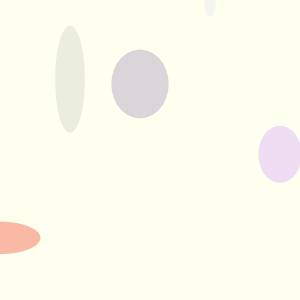
Frame 1 (no input)
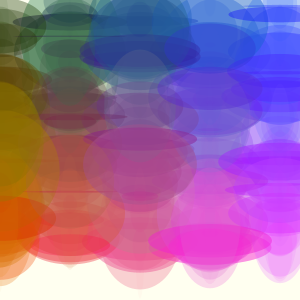
Frame 60 (the mouse pressed at the canvas centre just before this capture)
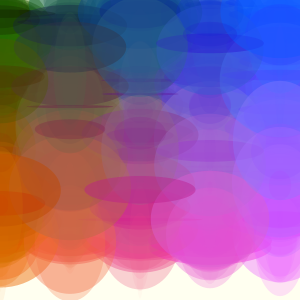
Frame 120 (the mouse held since frame 60 and released just before this capture)

The Processing sketch that drew these frames (run headless with seeded random() and noise(); from frame 60 on, the mouse is pressed at the canvas centre):

// Processing sketch: processing_98979
// ── processing_98979.pde

void setup() {size(300,300);
background(255,255,240);}
void draw() {for(int i=0; i<300; i=i+70)
{frameRate(15);
float s =random(125);
float t =random(125);
float v=random(250);
noStroke();
fill(v,t,i,s);
ellipse(i,v,s,t);
}}
